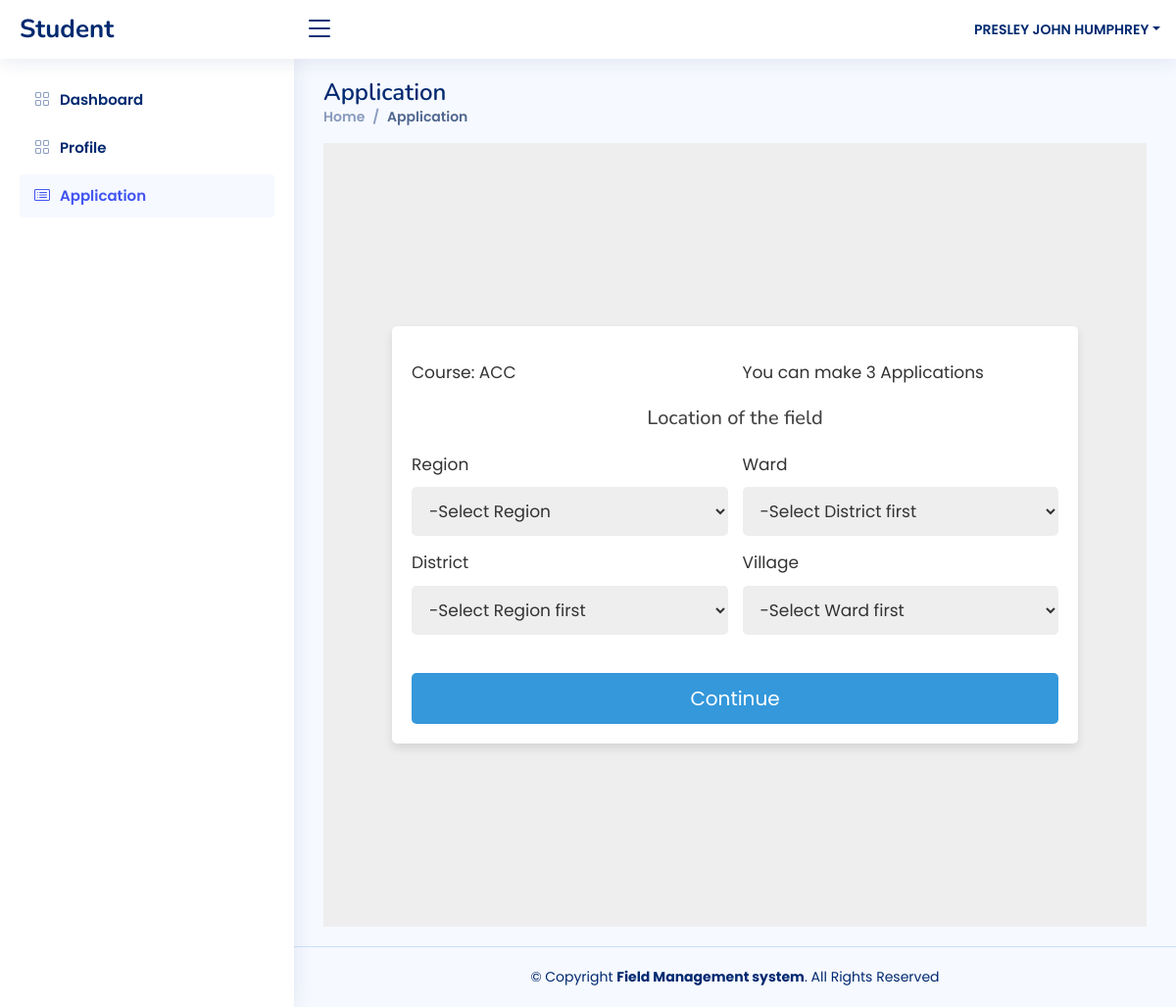
The page /user/student/home/application.php (signed in) on the database its author committed.
### tables this page shows
CREATE TABLE `student` (
  `id` int(100) NOT NULL,
  `first_name` varchar(20) NOT NULL,
  `middle_name` varchar(20) NOT NULL,
  `surname` varchar(20) NOT NULL,
  `email` varchar(20) NOT NULL,
  `gender` varchar(6) NOT NULL,
  `phonenumber` varchar(15) NOT NULL,
  `University` varchar(50) NOT NULL,
  `regno` varchar(50) NOT NULL,
  `course` varchar(50) NOT NULL,
  `password` varchar(100) NOT NULL
);

### user/student/home/application.php (the view, shortened to what this page needs)
<?php
include '../config/config.php';
$user_id = $_SESSION['user_id'];
?>
<!DOCTYPE html>
<html lang="en">
<head>
  <link href="../assets/vendor/bootstrap/css/bootstrap.min.css" rel="stylesheet">
  <link href="../assets/vendor/bootstrap-icons/bootstrap-icons.css" rel="stylesheet">
  <link href="../assets/vendor/boxicons/css/boxicons.min.css" rel="stylesheet">
  <link href="../assets/vendor/quill/quill.snow.css" rel="stylesheet">
  <link href="../assets/vendor/quill/quill.bubble.css" rel="stylesheet">
  <link href="../assets/vendor/remixicon/remixicon.css" rel="stylesheet">
  <link href="../assets/vendor/simple-datatables/style.css" rel="stylesheet">
  <link href="../assets/css/style.css" rel="stylesheet">
  <link rel="stylesheet" href="../assets/css/style-min.css">
</head>
<body>
  <header id="header" class="header fixed-top d-flex align-items-center">
    <div class="d-flex align-items-center justify-content-between">
      <a href="index.html" class="logo d-flex align-items-center">
        <span class="d-none d-lg-block">Student</span>
      </a>
      <i class="bi bi-list toggle-sidebar-btn"></i>
    </div>
    <nav class="header-nav ms-auto">
      <ul class="d-flex align-items-center">
        <li class="nav-item dropdown pe-3">
          <a class="nav-link nav-profile d-flex align-items-center pe-0" href="#" data-bs-toggle="dropdown">
          <?php
                $select = mysqli_query($conn, "SELECT * FROM `student` WHERE id = '$user_id'") or die('query failed');
                if(mysqli_num_rows($select) > 0){
                    $fetch = mysqli_fetch_assoc($select);
                }
            ?>
            <span class="d-none d-md-block dropdown-toggle ps-2"><?php echo $fetch['first_name'].' '.$fetch['middle_name'].' '.$fetch['surname']; ?></span>
          </a>
        </li>
      </ul>
    </nav>
  </header>
  <aside id="sidebar" class="sidebar">
    <ul class="sidebar-nav" id="sidebar-nav">
      <li class="nav-item">
        <a class="nav-link collapsed" href="index.php">
          <i class="bi bi-grid"></i>
          <span>Dashboard</span>
        </a>
      </li>
      <li class="nav-item">
        <a class="nav-link collapsed" href="users-profile.php">
          <i class="bi bi-grid"></i>
          <span>Profile</span>
        </a>
      </li>
      <li class="nav-item">
        <a class="nav-link " href="#">
          <i class="bi bi-card-list"></i>
          <span>Application</span>
        </a>
      </li>
    </ul>
  </aside>
  <main id="main" class="main">
    <div class="pagetitle">
      <h1>Application</h1>
      <nav>
        <ol class="breadcrumb">
          <li class="breadcrumb-item"><a href="./">Home</a></li>
          <li class="breadcrumb-item active">Application</li>
        </ol>
      </nav>
    </div>
    <section class="section">
    <?php $course =  $fetch['course'];
     ?>
        <div class="update-profile">
              <form action="" method ="POST" enctype="multipart/form-data">
                <div class="flex" style="height: 42px;">
                    <div class="inputBox">
                      <span>Course: <?php echo' '.$course; ?></span>
                    </div>
                    <div class="inputBox">
                      <span><?php
                        $app = mysqli_query($conn, "SELECT COUNT(*) as app FROM application where student_id = '$user_id'") or die ('ERR CS00');
                        $res_app = mysqli_fetch_assoc($app);
                        $max_app = 3 - $res_app['app'];
                        echo 'You can make '.$max_app.' Applications';
                          ?>
                      </span>
                    </div>
                </div>
                <h5>Location of the field</h5>
                  <div class="flex" style = "height: 220px;">
                    <div class = "inputBox">
                    <span>Region</span>
                    <select name="region" id="region" onchange="populate_district(this.id,'district')" class="box" required>
                                          <option value="region"><b>-Select Region</b></option>
                    </select>
                    <br>
                    <span>District</span>
                          <select name="district" id="district" onchange="populate_ward(this.id,'ward')" class="box" required>
                            <option value="" selected><b>-Select Region first</b></option>
                          </select>
                    </div>
                    <div class = "inputBox">
                          <span>Ward</span>
                          <select name="ward" id="ward" onchange="populate_village(this.id,'village')" class="box" required>
                            <option value="" selected><b>-Select District first</b></option>
                          </select>
                          <span>Village</span>
                          <select name="village" id="village" class="box" required>
                            <option value="" selected><b>-Select Ward first</b></option>
                          </select>
                    </div>
              </div>
                <input type="submit" name="submit_btn" value="Continue" class="btn">
              </form>
          </div>
    </section>
  </main>
   <footer id="footer" class="footer">
    <div class="copyright">
      &copy; Copyright <strong><span>Field Management system</span></strong>. All Rights Reserved
    </div>
  </footer>
</body>
</html>

### user/student/assets/css/style.css (style rules this page uses)
:root { scroll-behavior: smooth; }
body { font-family: "Open Sans", sans-serif; background: #f6f9ff; color: #444444; }
a { color: #4154f1; text-decoration: none; }
h1, h2, h3, h4, h5, h6 { font-family: "Nunito", sans-serif; }
#main { margin-top: 60px; padding: 20px 30px; transition: all 0.3s; }
.pagetitle { margin-bottom: 10px; }
.pagetitle h1 { font-size: 24px; margin-bottom: 0; font-weight: 600; color: #012970; }
.breadcrumb { font-size: 14px; font-family: "Nunito", sans-serif; color: #899bbd; font-weight: 600; }
.breadcrumb a { color: #899bbd; transition: 0.3s; }
.breadcrumb .breadcrumb-item::before { color: #899bbd; }
.breadcrumb .active { color: #51678f; font-weight: 600; }
.logo { line-height: 1; }
@media (min-width: 1200px) { .logo { width: 280px; } }
.logo span { font-size: 26px; font-weight: 700; color: #012970; font-family: "Nunito", sans-serif; }
.header { transition: all 0.5s; z-index: 997; height: 60px; box-shadow: 0px 2px 20px rgba(1, 41, 112, 0.1); background-color: #fff; padding-left: 20px; }
.header .toggle-sidebar-btn { font-size: 32px; padding-left: 10px; cursor: pointer; color: #012970; }
.header-nav ul { list-style: none; }
.header-nav>ul { margin: 0; padding: 0; }
.header-nav .nav-profile { color: #012970; }
.header-nav .nav-profile span { font-size: 14px; font-weight: 600; }
.sidebar { position: fixed; top: 60px; left: 0; bottom: 0; width: 300px; z-index: 996; transition: all 0.3s; padding: 20px; overflow-y: auto; scrollbar-width: thin; scrollbar-color: #aab7cf transparent; box-shadow: 0px 0px 20px rgba(1, 41, 112, 0.1); background-color: #fff; }
@media (min-width: 1200px) { #main, #footer { margin-left: 300px; } }
.sidebar-nav { padding: 0; margin: 0; list-style: none; }
.sidebar-nav li { padding: 0; margin: 0; list-style: none; }
.sidebar-nav .nav-item { margin-bottom: 5px; }
.sidebar-nav .nav-link { display: flex; align-items: center; font-size: 15px; font-weight: 600; color: #4154f1; transition: 0.3; background: #f6f9ff; padding: 10px 15px; border-radius: 4px; }
.sidebar-nav .nav-link i { font-size: 16px; margin-right: 10px; color: #4154f1; }
.sidebar-nav .nav-link.collapsed { color: #012970; background: #fff; }
.sidebar-nav .nav-link.collapsed i { color: #899bbd; }
.footer { padding: 20px 0; font-size: 14px; transition: all 0.3s; border-top: 1px solid #cddfff; }
.footer .copyright { text-align: center; color: #012970; }

### user/student/assets/css/style-min.css (style rules this page uses)
:root { --blue:#3498db; --dark-blue:#2980b9; --red:#e74c3c; --dark-red:#c0392b; --black:#333; --white:#fff; --light-bg:#eee; --box-shadow:0 5px 10px rgba(0,0,0,.1); }
* { font-family: 'Poppins', sans-serif; margin:0; padding:0; box-sizing: border-box; outline: none; border: none; text-decoration: none; }
.btn, .delete-btn { width: 100%; border-radius: 5px; padding:10px 30px; color:var(--white); display: block; text-align: center; cursor: pointer; font-size: 20px; margin-top: 10px; }
.btn { background-color: var(--blue); }
.update-profile { min-height: 100vh; background-color: var(--light-bg); display: flex; align-items: center; justify-content: center; padding:20px; }
.update-profile form { padding:20px; background-color: var(--white); box-shadow: var(--box-shadow); text-align: center; width: 700px; text-align: center; border-radius: 5px; }
.update-profile form .flex { display: flex; justify-content: space-between; margin-bottom: 20px; gap:15px; height: 50vh; overflow-y: scroll; }
.update-profile form .flex .inputBox { width: 49%; }
.update-profile form .flex .inputBox span { text-align: left; display: block; margin-top: 15px; font-size: 17px; color:var(--black); }
.update-profile form .flex .inputBox .box { width: 100%; border-radius: 5px; background-color: var(--light-bg); padding:12px 14px; font-size: 17px; color:var(--black); margin-top: 10px; }

### rows shown on the page
student: first_name "PRESLEY", middle_name "JOHN", surname "HUMPHREY", course "ACC"

### other values the page prints
$max_app "3"
